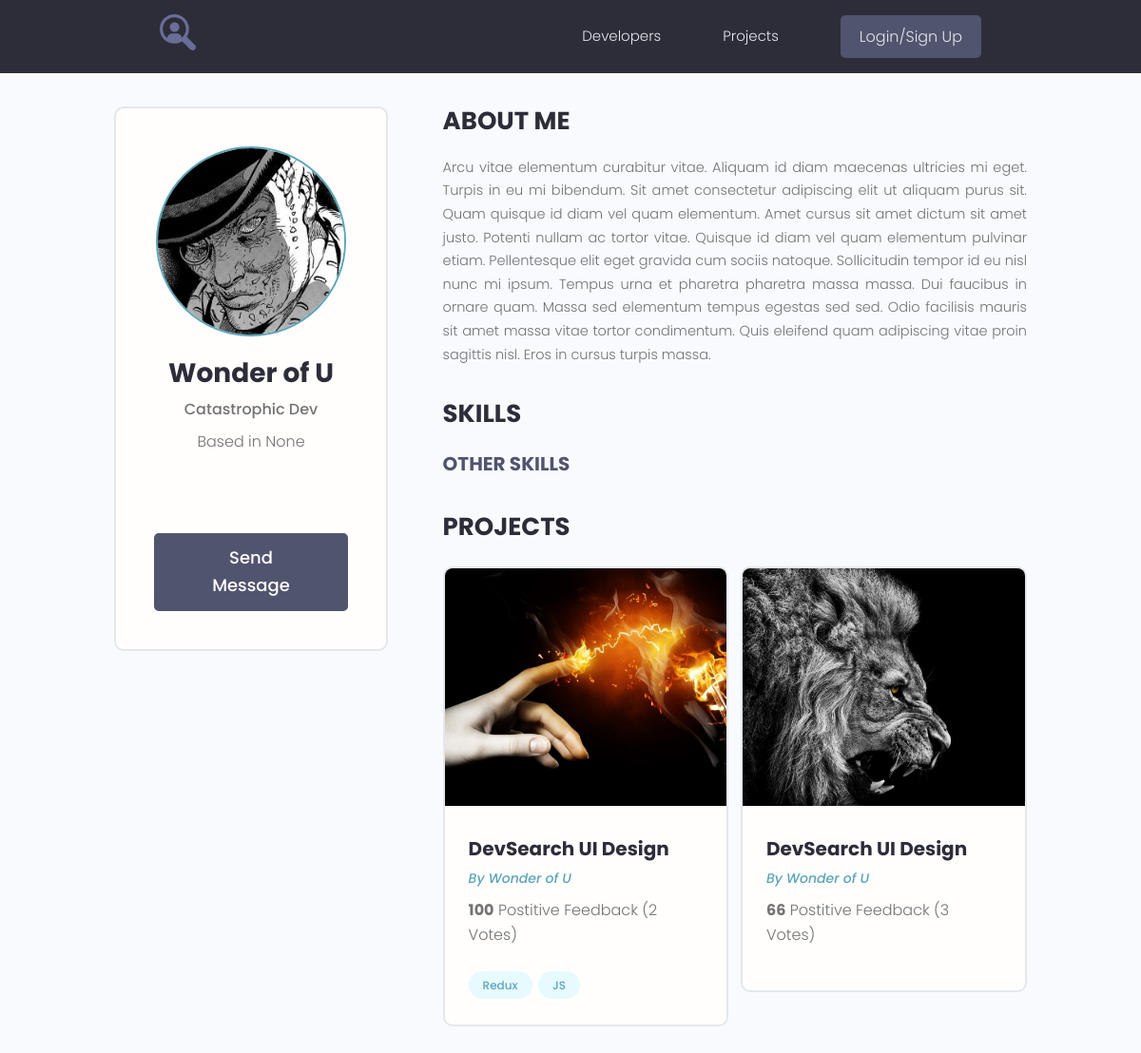
Screenshot of /profile/4d0f1c34c03e440e9e0e7c6dd54109fc with the database file from the repository.
### users/models.py (models this page shows, shortened)
class Profile(models.Model):
    user = models.OneToOneField(
        User, on_delete=models.CASCADE, null=True, blank=True)
    name = models.CharField(max_length=200, blank=True, null=True)
    email = models.EmailField(max_length=500, blank=True, null=True)
    username = models.CharField(max_length=200, blank=True, null=True)
    location = models.CharField(max_length=200, blank=True, null=True)
    short_intro = models.CharField(max_length=200, blank=True, null=True)
    bio = models.TextField(blank=True, null=True)
    profile_image = models.ImageField(
        null=True, blank=True, upload_to='profiles/', default='profiles/default-avatar.jpg')
    social_github = models.CharField(max_length=200, blank=True, null=True)
    social_stackoverflow = models.CharField(max_length=200, blank=True, null=True)
    social_twitter = models.CharField(max_length=200, blank=True, null=True)
    social_linkedin = models.CharField(max_length=200, blank=True, null=True)
    social_youtube = models.CharField(max_length=200, blank=True, null=True)
    social_website = models.CharField(max_length=200, blank=True, null=True)
    created = models.DateTimeField(auto_now_add=True)
    id = models.UUIDField(default=uuid.uuid4, unique=True,
                          primary_key=True, editable=False)
    class Meta:
        ordering = ['created']

### projects/models.py (models this page shows, shortened)
class Project(models.Model):
    owner = models.ForeignKey(Profile, null=True, blank=True, on_delete=models.CASCADE)
    title = models.CharField(max_length=200)
    description = models.TextField(null=True, blank=True)
    featured_image = models.ImageField(
        null=True, blank=True, upload_to='projects/', default='projects/default.jpg')
    demo_link = models.CharField(max_length=1000, null=True, blank=True)
    src_link = models.CharField(max_length=1000, null=True, blank=True)
    vote_total = models.IntegerField(default=0, null=True, blank=True)
    vote_ratio = models.IntegerField(default=0, null=True, blank=True)
    tags = models.ManyToManyField('Tag', blank=True)   # a string 'Tag' to avoid in-order-code error
    created = models.DateTimeField(auto_now_add=True)
    id = models.UUIDField(default=uuid.uuid4, unique=True,
                          primary_key=True, editable=False)
    class Meta:
        ordering = ['-vote_ratio', '-vote_total', 'title']

class Tag(models.Model):
    name = models.CharField(max_length=200)
    created = models.DateTimeField(auto_now_add=True)
    id = models.UUIDField(default=uuid.uuid4, unique=True,
                          primary_key=True, editable=False)
    def __str__(self):
        return self.name

### users/views.py (the view)
# urls.py: path('profile/<str:pk>', views.userProfile, name="user-profile"),
def userProfile(request, pk):
    profile = Profile.objects.get(id=pk)
    topSkills = profile.skill_set.exclude(description__exact="")
    otherSkills = profile.skill_set.filter(description="")
    context = {'profile': profile, 'topSkills': topSkills, 'otherSkills': otherSkills}
    return render(request, 'users/user-profile.html', context)

### users/templates/users/user-profile.html (shortened to what this page needs)
{% extends 'main.html' %}
{% block content %}
  <main class="profile my-md">
    <div class="container">
      <div class="layout">
        <div class="column column--1of3">
          <div class="card text-center">
            <div class="card__body dev">
              <img class="avatar avatar--xl" src="{{profile.profile_image.url}}" />
              <h2 class="dev__name">{{ profile.name }}</h2>
              <p class="dev__title">{{ profile.short_intro }}</p>
              <p class="dev__location">Based in {{ profile.location }}</p>
              <ul class="dev__social">
              </ul>
              {% if request.user.profile.id != profile.id %}
              <a href="{% url 'create-message' profile.id %}" class="btn btn--sub btn--lg">Send Message</a>
              {% endif %}
            </div>
          </div>
        </div>
        <div class="column column--2of3">
          <div class="devInfo">
            <h3 class="devInfo__title">About Me</h3>
            <p class="devInfo__about">
              {{ profile.bio }}
            </p>
          </div>
          <div class="devInfo">
            <h3 class="devInfo__title">Skills</h3>
            <div class="devInfo__skills">
              <h3 class="devInfo__subtitle">Other Skills</h3>
            </div>
          </div>
          <div class="devInfo">
            <h3 class="devInfo__title">Projects</h3>
            <div class="grid grid--two">
              {% for project in profile.project_set.all %}
              <div class="column">
                <div class="card project">
                  <a href="{% url 'project' project.id %}}" class="project">
                    <img class="project__thumbnail" src="{{project.featured_image.url}}" alt="project thumbnail" />
                    <div class="card__body">
                      <h3 class="project__title">DevSearch UI Design</h3>
                      <p><a class="project__author" href="profile.html">By {{project.owner.name}}</a></p>
                      <p class="project--rating">
                        <span style="font-weight: bold;">{{project.vote_ratio}}</span> Postitive
                        Feedback ({{project.vote_total}} Vote{{project.vote_total|pluralize:"s"}})
                      </p>
                      <div class="project__tags">
                        {% for tag in project.tags.all %}
                        <span class="tag tag--pill tag--main">
                          <small>{{tag}}</small>
                        </span>
                        {% endfor %}
                      </div>
                    </div>
                  </a>
                </div>
              </div>
              {% endfor %}
            </div>
          </div>
        </div>
      </div>
    </div>
  </main>
{% endblock content %}

### static/styles/app.css (style rules this page uses)
:root { --color-sub: #2d2d39; }
.btn--sub { background-color: var(--color-sub-light); }
.card { border: 2px solid var(--color-light); }
img { width: 100%; }
.profile .card > .dev { padding: 4rem; }
.dev__name { color: var(--color-sub); font-size: 2.8rem; font-weight: 700; margin-top: 1rem; margin-bottom: 0.5rem; }
.dev__title { font-size: 1.6rem; font-weight: 500; line-height: 1.3; }
.dev__location { margin-top: 1rem; }
.dev__social { margin: 3rem 0; list-style: none; display: flex; justify-content: center; gap: 1.5rem; }
.devInfo { margin-bottom: 3rem; }
.devInfo__title, .devInfo__subtitle { font-size: 2.6rem; color: var(--color-sub); text-transform: uppercase; font-weight: 700; margin-bottom: 1.5rem; }
.devInfo__subtitle { font-size: 2rem; color: var(--color-sub-light); }
.devInfo__about, .devSkill__info { font-size: 1.45rem; line-height: 1.7; text-align: justify; }
.project__author { font-size: 1.4rem; font-style: italic; }
.project--rating { margin-bottom: 1.6em; margin-top: .5em; }
.project__thumbnail { height: 25rem; object-fit: cover; object-position: top center; }
.project__title { font-size: 2rem; font-weight: 700; color: var(--color-sub); }

### static/uikit/styles/modules/_variables.css (style rules this page uses)
:root { --color-main: #5aa5b9; --color-main-light: #e6faff; --color-sub: #3f4156; --color-sub-light: #51546e; --color-sub-lighter: #ededfd; --color-text: #737373; --color-gray: #8b8b8b; --color-light: #e5e7eb; --color-light-gray: #767676; --color-bg: #f8fafd; --color-white: #fffefd; --color-white-light: #f3f3f3; --color-success: #359e64; --color-success-bg: #def8e8; --color-error: #fc4b0b; --color-error-bg: #fff2ee; --font-base: 'Poppins', arial, helvetica, 'Segoe UI', roboto, ubuntu, sans-serif; --font-monospace: 'Fira Code', 'Courier New', courier, monospace; --font-regular: 300; --font-medium: 500; --font-bold: 700; --generic-shadow: 1px 1px 5px #00000010; --generic-transition: all 0.3s ease-in-out; }

### static/uikit/styles/modules/_base.css (style rules this page uses)
* { margin: 0; padding: 0; box-sizing: border-box; text-rendering: optimizeLegibility; color: inherit; font-size: inherit; }
html { font-size: 50%; }
@media only screen and (min-width: 480px) { html { font-size: 56.25%; } }
@media only screen and (min-width: 1200px) { html { font-size: 62.5%; } }
body { line-height: 1.6; font-weight: 400; font-size: 1.5rem; color: var(--color-text); background-color: var(--color-bg); min-height: 100vh; }

### static/uikit/styles/modules/_typography.css (style rules this page uses)
* { font-family: var(--font-base); }
h2 { font-size: 3.6rem; font-weight: var(--font-bold); }
h3 { font-size: 3.2rem; font-weight: var(--font-medium); }
p, span, strong { font-size: 1.6rem; color: var(--color-text); font-weight: var(--font-regular); }
a { padding-bottom: 2px; text-decoration: none; display: inline-block; color: var(--color-main); font-weight: var(--font-medium); }

### static/uikit/styles/modules/_utilities.css (style rules this page uses)
.container { width: 92%; max-width: 165rem; margin: 0 auto; box-sizing: border-box; }
@media screen and (min-width: 1000px) { .container { width: 90%; } }
@media screen and (min-width: 1200px) { .container { width: 80%; } }
.text-center { text-align: center; }
.my-md { margin: 3rem auto; }

### static/uikit/styles/modules/_avatar.css (style rules this page uses)
.avatar { border-radius: 50%; border: 2px solid var(--color-main); object-fit: cover; }
.avatar--xl { height: 20rem; width: 20rem; }

### static/uikit/styles/modules/_button.css (style rules this page uses)
.btn { display: inline-block; position: relative; cursor: pointer; background-color: var(--color-light); font-weight: var(--font-medium); color: var(--color-sub); text-decoration: none; padding: 1rem 2rem; border-radius: 0.5rem; border: none; width: -webkit-fit-content; width: -moz-fit-content; width: fit-content; height: -webkit-fit-content; height: -moz-fit-content; height: fit-content; font-size: 1.6rem; outline-width: 0; outline-color: transparent; -webkit-backface-visibility: hidden; backface-visibility: hidden; transition: all 0.3s ease-in-out; }
.btn--sub { background-color: var(--color-sub); color: var(--color-white); }
.btn--lg { font-size: 1.8rem; padding: 1.2rem 4.5rem; }

### static/uikit/styles/modules/_card.css (style rules this page uses)
.card { border-radius: 1rem; background-color: var(--color-white); border: 1.5px solid var(--color-light); width: auto; height: auto; margin-top: 0.5rem; margin-bottom: 0.5rem; overflow: hidden; }
.card__body, .card__header { padding: 2rem 2.5rem; }

### static/uikit/styles/modules/_layout.css (style rules this page uses)
.layout { display: flex; flex-flow: row wrap; justify-content: space-between; }
.layout > .column { margin-bottom: 3rem; }
.layout > .column.column--1of3 { flex-basis: 30%; }
.layout > .column.column--2of3 { flex-basis: 64%; }

### rows the page displays
Profile: profile_image (picture), name "Wonder of U", short_intro "Catastrophic Dev", location "None", bio "Arcu vitae elementum curabitur vitae. Aliquam id diam maecenas ultricies mi eget. Turpis in eu mi bibendum. Sit amet consectetur adipiscing elit ut aliquam purus sit. Quam quisque id diam vel quam elementum. Amet cursus sit amet dictum sit amet justo. Potenti nullam ac tortor vitae. Quisque id diam vel quam elementum pulvinar etiam. Pellentesque elit eget gravida cum sociis natoque. Sollicitudin tempor id eu nisl nunc mi ipsum. Tempus urna et pharetra pharetra massa massa. Dui faucibus in ornare quam. Massa sed elementum tempus egestas sed sed. Odio facilisis mauris sit amet massa vitae tortor condimentum. Quis eleifend quam adipiscing vitae proin sagittis nisl. Eros in cursus turpis massa."
Project: featured_image (picture), owner.name "Wonder of U", vote_ratio "100", vote_total "2"
Tag: name "Redux"
Tag: name "JS"
Project: featured_image (picture), owner.name "Wonder of U", vote_ratio "66", vote_total "3"
